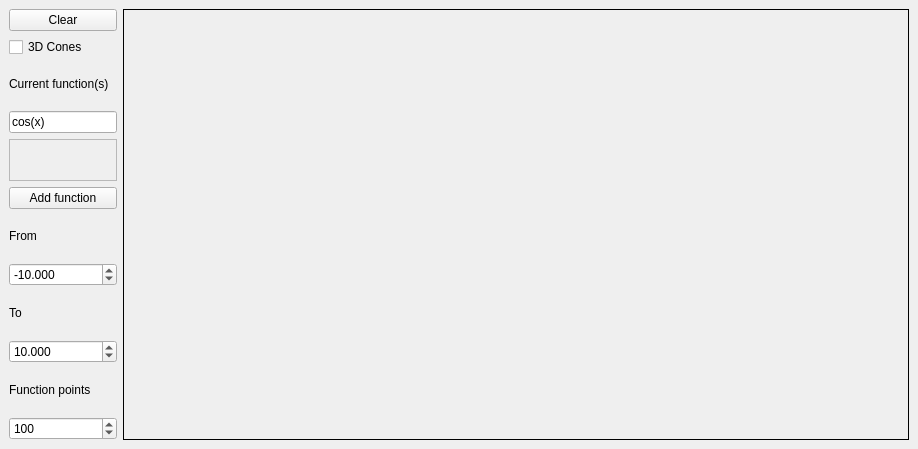
<?xml version="1.0" encoding="UTF-8"?>
<ui version="4.0">
 <class>MainWindow</class>
 <widget class="QMainWindow" name="MainWindow">
  <property name="geometry">
   <rect>
    <x>0</x>
    <y>0</y>
    <width>918</width>
    <height>449</height>
   </rect>
  </property>
  <property name="sizePolicy">
   <sizepolicy hsizetype="Expanding" vsizetype="Expanding">
    <horstretch>0</horstretch>
    <verstretch>0</verstretch>
   </sizepolicy>
  </property>
  <property name="windowTitle">
   <string>QweykePlotter</string>
  </property>
  <property name="windowIcon">
   <iconset theme="QIcon::ThemeIcon::ListAdd"/>
  </property>
  <widget class="QWidget" name="centralwidget">
   <property name="sizePolicy">
    <sizepolicy hsizetype="Expanding" vsizetype="Expanding">
     <horstretch>0</horstretch>
     <verstretch>0</verstretch>
    </sizepolicy>
   </property>
   <layout class="QHBoxLayout" name="horizontalLayout">
    <item>
     <layout class="QVBoxLayout" name="verticalLayout">
      <item>
       <widget class="QPushButton" name="clear_btn">
        <property name="text">
         <string>Clear</string>
        </property>
       </widget>
      </item>
      <item>
       <widget class="QCheckBox" name="cones_checkBox">
        <property name="enabled">
         <bool>true</bool>
        </property>
        <property name="text">
         <string>3D Cones</string>
        </property>
        <property name="checked">
         <bool>false</bool>
        </property>
       </widget>
      </item>
      <item>
       <widget class="QLabel" name="func_lbl">
        <property name="text">
         <string>Current function(s)</string>
        </property>
       </widget>
      </item>
      <item>
       <widget class="QLineEdit" name="func_lineEdit">
        <property name="sizePolicy">
         <sizepolicy hsizetype="Minimum" vsizetype="Fixed">
          <horstretch>0</horstretch>
          <verstretch>0</verstretch>
         </sizepolicy>
        </property>
        <property name="text">
         <string>cos(x)</string>
        </property>
       </widget>
      </item>
      <item>
       <widget class="QFrame" name="funcs_frame">
        <property name="sizePolicy">
         <sizepolicy hsizetype="Minimum" vsizetype="Minimum">
          <horstretch>0</horstretch>
          <verstretch>0</verstretch>
         </sizepolicy>
        </property>
        <property name="maximumSize">
         <size>
          <width>200</width>
          <height>200</height>
         </size>
        </property>
        <property name="frameShape">
         <enum>QFrame::Shape::StyledPanel</enum>
        </property>
        <property name="frameShadow">
         <enum>QFrame::Shadow::Raised</enum>
        </property>
       </widget>
      </item>
      <item>
       <widget class="QPushButton" name="add_btn">
        <property name="text">
         <string>Add function</string>
        </property>
       </widget>
      </item>
      <item>
       <widget class="QLabel" name="from_lbl">
        <property name="sizePolicy">
         <sizepolicy hsizetype="Minimum" vsizetype="Minimum">
          <horstretch>0</horstretch>
          <verstretch>0</verstretch>
         </sizepolicy>
        </property>
        <property name="text">
         <string>From</string>
        </property>
       </widget>
      </item>
      <item>
       <widget class="QDoubleSpinBox" name="from_doubleSpinBox">
        <property name="decimals">
         <number>3</number>
        </property>
        <property name="minimum">
         <double>-10000.000000000000000</double>
        </property>
        <property name="maximum">
         <double>1000.000000000000000</double>
        </property>
        <property name="singleStep">
         <double>0.001000000000000</double>
        </property>
        <property name="stepType">
         <enum>QAbstractSpinBox::StepType::AdaptiveDecimalStepType</enum>
        </property>
        <property name="value">
         <double>-10.000000000000000</double>
        </property>
       </widget>
      </item>
      <item>
       <widget class="QLabel" name="to_lbl">
        <property name="text">
         <string>To</string>
        </property>
       </widget>
      </item>
      <item>
       <widget class="QDoubleSpinBox" name="to_doubleSpinBox">
        <property name="decimals">
         <number>3</number>
        </property>
        <property name="minimum">
         <double>-1000.000000000000000</double>
        </property>
        <property name="maximum">
         <double>1000.000000000000000</double>
        </property>
        <property name="singleStep">
         <double>0.001000000000000</double>
        </property>
        <property name="stepType">
         <enum>QAbstractSpinBox::StepType::AdaptiveDecimalStepType</enum>
        </property>
        <property name="value">
         <double>10.000000000000000</double>
        </property>
       </widget>
      </item>
      <item>
       <widget class="QLabel" name="func_points_lbl">
        <property name="text">
         <string>Function points</string>
        </property>
       </widget>
      </item>
      <item>
       <widget class="QSpinBox" name="func_points_spinBox">
        <property name="minimum">
         <number>5</number>
        </property>
        <property name="maximum">
         <number>10000</number>
        </property>
        <property name="value">
         <number>100</number>
        </property>
       </widget>
      </item>
     </layout>
    </item>
    <item>
     <widget class="QFrame" name="plot_wdgt">
      <property name="sizePolicy">
       <sizepolicy hsizetype="Expanding" vsizetype="Expanding">
        <horstretch>0</horstretch>
        <verstretch>0</verstretch>
       </sizepolicy>
      </property>
      <property name="frameShape">
       <enum>QFrame::Shape::Box</enum>
      </property>
     </widget>
    </item>
   </layout>
  </widget>
 </widget>
 <resources/>
 <connections/>
</ui>
